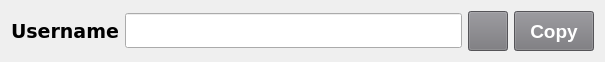
   <widget class="QWidget" name="layoutWidget_4">
    <property name="geometry">
     <rect>
      <x>10</x>
      <y>220</y>
      <width>605</width>
      <height>42</height>
     </rect>
    </property>
    <layout class="QHBoxLayout" name="horizontalLayout_6">
     <item>
      <widget class="QLabel" name="labelUsername">
       <property name="font">
        <font>
         <family>DejaVu Sans</family>
         <pointsize>14</pointsize>
         <weight>75</weight>
         <bold>true</bold>
        </font>
       </property>
       <property name="text">
        <string>Username</string>
       </property>
      </widget>
     </item>
     <item>
      <widget class="QLineEdit" name="Username">
       <property name="enabled">
        <bool>true</bool>
       </property>
       <property name="minimumSize">
        <size>
         <width>300</width>
         <height>35</height>
        </size>
       </property>
       <property name="font">
        <font>
         <family>DejaVu Sans</family>
         <pointsize>12</pointsize>
        </font>
       </property>
       <property name="readOnly">
        <bool>true</bool>
       </property>
      </widget>
     </item>
     <item>
      <widget class="QPushButton" name="buttonGenUsername">
       <property name="sizePolicy">
        <sizepolicy hsizetype="Minimum" vsizetype="Fixed">
         <horstretch>40</horstretch>
         <verstretch>40</verstretch>
        </sizepolicy>
       </property>
       <property name="minimumSize">
        <size>
         <width>40</width>
         <height>40</height>
        </size>
       </property>
       <property name="maximumSize">
        <size>
         <width>40</width>
         <height>40</height>
        </size>
       </property>
       <property name="styleSheet">
        <string notr="true">background-color: rgb(119, 118, 123);</string>
       </property>
       <property name="text">
        <string/>
       </property>
       <property name="icon">
        <iconset>
         <normaloff>img/reset.png</normaloff>img/reset.png</iconset>
       </property>
      </widget>
     </item>
     <item>
      <widget class="QPushButton" name="buttonCopyUsername">
       <property name="minimumSize">
        <size>
         <width>0</width>
         <height>40</height>
        </size>
       </property>
       <property name="font">
        <font>
         <pointsize>14</pointsize>
         <weight>75</weight>
         <bold>true</bold>
        </font>
       </property>
       <property name="styleSheet">
        <string notr="true">background-color: rgb(119, 118, 123);
color: rgb(255, 255, 255);</string>
       </property>
       <property name="text">
        <string>Copy</string>
       </property>
      </widget>
     </item>
    </layout>
   </widget>
